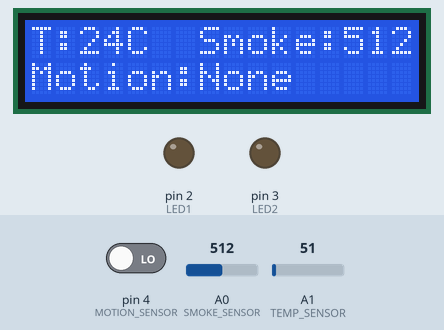
Recording of a sketch running on a simulated Arduino Uno, built with avr-gcc and run on an emulated ATmega328P. Parts: 16×2 character LCD, output pins drawn as LEDs (lit = HIGH). The inputs (shaded band) are chosen by the test bench; at power-on: pin 4 (MOTION_SENSOR) LOW, A1 (TEMP_SENSOR) = 51, A0 (SMOKE_SENSOR) = 512.

Above: at 18.7 s.
18.8 s: pin 4 (MOTION_SENSOR) driven HIGH
At 20.7 s:
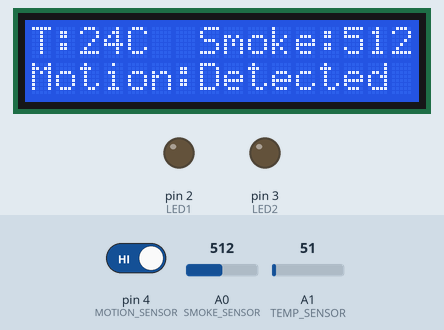
21.0 s: A1 (TEMP_SENSOR) set to 61
At 22.5 s:
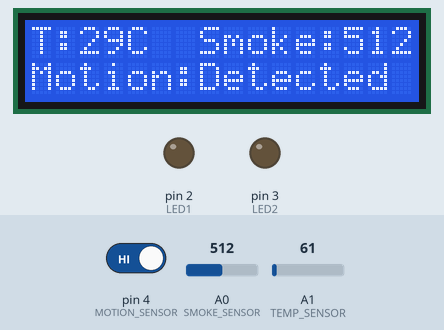
23.0 s: A0 (SMOKE_SENSOR) set to 716
At 24.0 s:
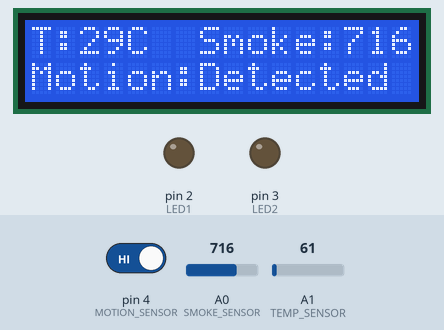
25.0 s: A1 (TEMP_SENSOR) set to 71
At 26.7 s:
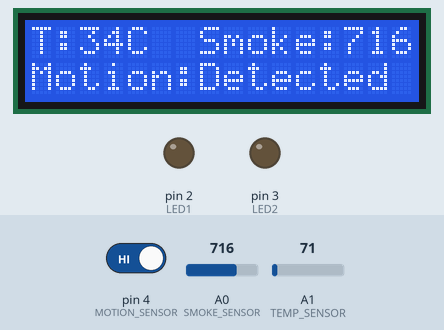
27.0 s: A0 (SMOKE_SENSOR) set to 900
At 28.3 s:
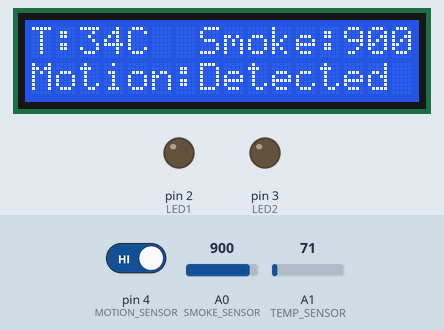
29.0 s: pin 4 (MOTION_SENSOR) driven LOW
At 31.0 s:
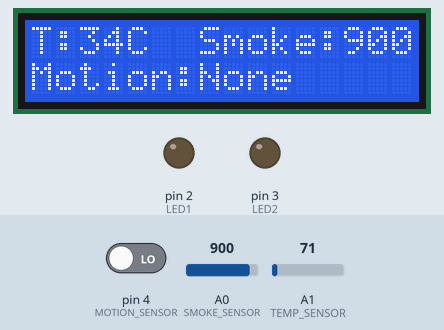
Timing chart, 0 to 32.0 s (numbered marks = the images above; inputs shaded):
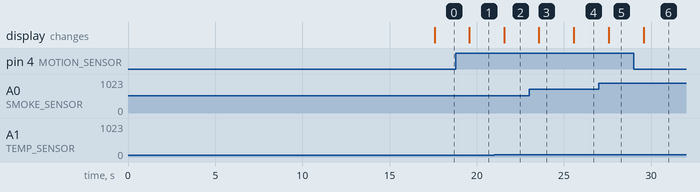

The sketch:

project.ino
```cpp
#include <avr/io.h>
#include <avr/interrupt.h>
#include <SoftwareSerial.h>
#include <LiquidCrystal.h>

#define LED1 2
#define LED2 3
#define MOTION_SENSOR 4
#define SMOKE_SENSOR A0
#define TEMP_SENSOR A1

LiquidCrystal lcd(12, 13, 5, 6, 7, 8); // RS, E, D4, D5, D6, D7 pins for LCD
SoftwareSerial espSerial(11,10);

int motionValue=0;
bool smokeDetected = false;
float tempValue = 0, smokeValue = 0;

void readSensors();
void sendSensorDataToLCD();
void setupWiFi();
void controlLEDs();
void delay2Seconds();
void INIT_ADC();
int Analog_Read(uint8_t pin_num);

void setup() {
  Serial.begin(115200);
  setupWiFi();
  lcd.begin(16, 2);
  pinMode(TEMP_SENSOR, INPUT);
  pinMode(SMOKE_SENSOR, INPUT);
  pinMode(MOTION_SENSOR, INPUT);
  pinMode(LED1, OUTPUT);
  pinMode(LED2, OUTPUT);
  INIT_ADC();
  initTimer1();
  sei();
}

void loop() {
  Wifi_Send();
}

ISR(TIMER1_COMPA_vect) {
  readSensors();
  sendSensorDataToLCD();
}

void Wifi_Send()
{
  if (espSerial.available())
  {
    if (espSerial.find("+IPD,"))
    {
      delay(500);

      String res = "";
      while(espSerial.available())
      {
        char c = espSerial.read();
        res += c;
      }

      String webPage = "HTTP/1.1 200 OK \r\n";
      webPage += "Content-Type: text/html\r\n\r\n";
      webPage += "<html><head><title>LED Control</title></head><body><h1>Control the LEDs</h1><button onclick=\"sendCommand('led1_on')\">LED 1 On</button><button onclick=\"sendCommand('led1_off')\">LED 1 Off</button><br><br><button onclick=\"sendCommand('led2_on')\">LED 2 On</button><button onclick=\"sendCommand('led2_off')\">LED 2 Off</button><script>function sendCommand(command) {var xhttp = new XMLHttpRequest();xhttp.open('GET', '/'+command, true);xhttp.send();}</script></body></html>";

      int id;
      String cmd;
      if(espSerial.find(">"))
      {
        if (tempValue > 30)
        {
          webPage += "<script>alert(Temperature exceeded 30 degree<br>Temperature: (${tempValue}));</script>";
        }
        if (smokeDetected)
        {
          webPage += "<script>alert(\"Smoke Detected\");</script>";
        }

        id = res[0] - 48;
        int s = webPage.length();

        cmd = "AT+CIPSEND=";
        cmd += id;
        cmd += ",";
        cmd += s;
        cmd += "\r\n";
        control(res);
        espSerial.print(cmd);
        espSerial.print(webPage);
      }
      if(espSerial.find("SEND OK"))
      {
        cmd = "AT+CIPCLOSE=";
        cmd += id;
        cmd += "\r\n";
        espSerial.print(cmd);
      }
    }
  }
}
void readSensors()
{
  tempValue= analogRead(TEMP_SENSOR);
  tempValue = (tempValue * 5000 / 1024) / 10;

  smokeValue = analogRead(SMOKE_SENSOR);
  if (smokeValue > 100)
  {
    smokeDetected = true;
  }
  else
  {
    smokeDetected = false;
  }

  motionValue = digitalRead(MOTION_SENSOR);
}

void sendSensorDataToLCD()
{
  lcd.clear();

  lcd.setCursor(0, 0);
  lcd.print("T:");
  lcd.print((int)tempValue);
  lcd.print("C");

  lcd.setCursor(7, 0);
  lcd.print("Smoke:");
  lcd.print((int)smokeValue);

  lcd.setCursor(0, 1);
  lcd.print("Motion:");
  lcd.print(motionValue == HIGH ? "Detected" : "None");
}
void send_cmd(String cmd)
{
  String res = "";
  espSerial.print(cmd);
  while(espSerial.available())
  {
    char c = espSerial.read();
    res += c;
  }
  Serial.println(res);
  delay(2500);
}

void control(String x) {
  if (x.indexOf("led1_on") != -1)
  {
    digitalWrite(LED1, HIGH);
  }
  else if (x.indexOf("led1_off") != -1)
  {
    digitalWrite(LED1, LOW);
  }
  else if (x.indexOf("led2_on") != -1)
  {
    digitalWrite(LED2, HIGH);
  }
  else if (x.indexOf("led2_off") != -1)
  {
    digitalWrite(LED2, LOW);
  }
}

void setupWiFi() {
  espSerial.begin(115200);

  //send_cmd("AT+RST\r\n");
  send_cmd("AT+UART_CUR=115200,8,1,0,0");
  send_cmd("AT+CWJAP=\"Orange-Tarek\",\"GaPhFCTh\"");
  send_cmd("AT+CIPMUX=1");
  send_cmd("AT+CWMODE=1");
  send_cmd("AT+CIFSR");
  send_cmd("AT+CIPMUX=1");
  send_cmd("AT+CIPSERVER=1,80");
}

void initTimer1() {
  TCCR1A = 0;
  TCCR1B = 0;
  OCR1A = 31250;
  TCCR1B |= (1 << WGM12);
  TCCR1B |= (1 << CS12) | (1 << CS10);
  TIMSK1 |= (1 << OCIE1A);
}

void INIT_ADC() {
    ADMUX |= (1 << REFS0);
    ADCSRA |= (1 << ADPS2) | (1 << ADPS1) | (1 << ADPS0) | (1 << ADEN);
}

int Analog_Read(uint8_t pin_num) {
    ADMUX |= pin_num;
    ADCSRA |= (1 << ADSC);
    while (ADCSRA & (1 << ADSC) == 0);
    return ADC;
}
```

Measured:
- after the input at 18.8 s, the display: changes after 0.77 s (image 1)
- after the input at 21.0 s, the display: changes after 0.57 s (image 2)
- after the input at 23.0 s, the display: changes after 0.57 s (image 3)
- after the input at 25.0 s, the display: changes after 0.57 s (image 4)
- after the input at 27.0 s, the display: changes after 0.57 s (image 5)
- after the input at 29.0 s, the display: changes after 0.57 s (image 6)
